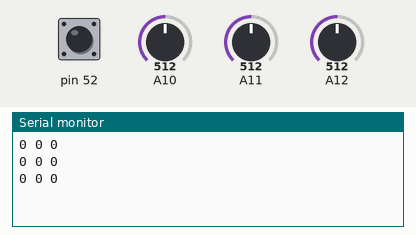
Recording of a sketch running on a simulated Arduino Mega 2560, built with avr-gcc and run on an emulated ATmega2560. On the bench: the last lines printed to the serial monitor. Inputs (shaded band) come from the test bench; at power-on: pin 52 HIGH, A10 = 512, A11 = 512, A12 = 512.

Above: at 1.3 s.
1.4 s: pin 52 pulled LOW for 0.6 s
At 1.9 s:
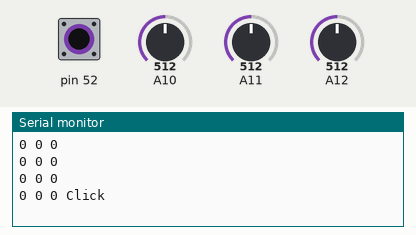
3.5 s: A10 set to 716
At 3.9 s:
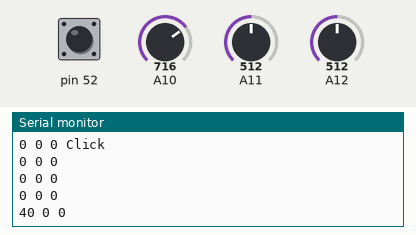
5.0 s: A11 set to 716
At 5.4 s:
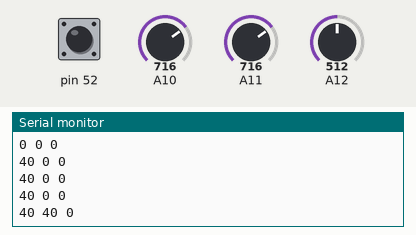
6.5 s: A12 set to 716
At 6.9 s:
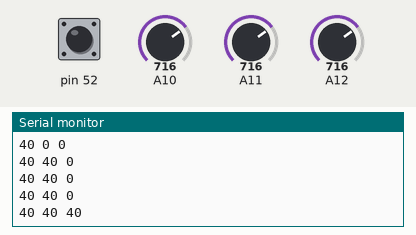
8.0 s: pin 52 pulled LOW for 1 s
At 8.4 s:
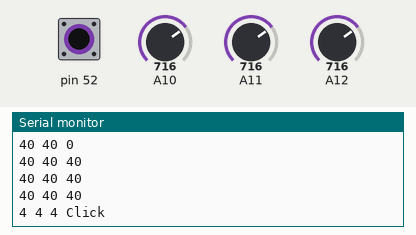
10.5 s: A10 set to 900
At 10.9 s:
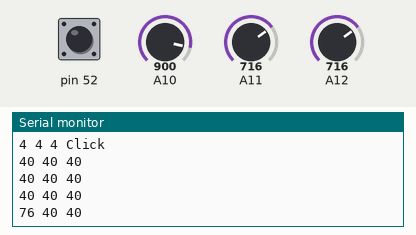
Timing chart, 0 to 13.0 s (numbered marks = the images above; inputs shaded):
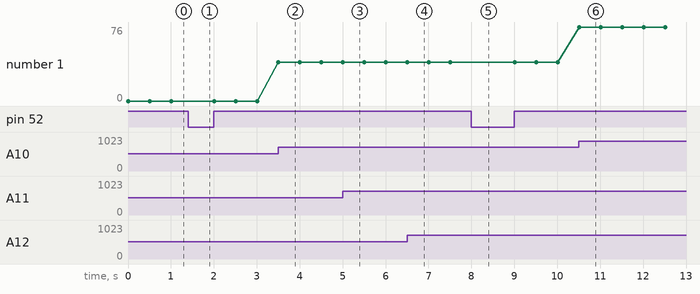

The sketch:

JoystickCalibration.ino
```cpp
void setup() {
  pinMode(52, INPUT_PULLUP);
  Serial.begin(57600);
}

int scale = 100;
int deadzone = 5;

void loop() {

  boolean button = !digitalRead(52);
  scale = button ? 10 : 100;
  deadzone = button ? 1 : 5;

  int x = analogRead(A10);
  int y = analogRead(A11);
  int z = analogRead(A12);

  int newX = adjust(x);
  int newY = adjust(y);
  int newZ = adjust(z);

  print(newX, newY, newZ, button);

  delay(500);

}

int adjust (int v) {
//  Serial.println(v);
  v = map(v, 5, 1020, -scale, scale);
  return v > deadzone || v < -deadzone ? v : 0;
}

void print(int x, int y, int z, boolean button) {
  Serial.print(x);
  Serial.print(" ");
  Serial.print(y);
  Serial.print(" ");
  Serial.print(z);
  Serial.println(button ? " Click" : "");
}
```

Measured:
- after the input at 1.4 s, the serial monitor: prints a new line after 0.10 s (image 1)
- after the input at 3.5 s, the serial monitor: prints a new line at once (image 2)
- after the input at 5.0 s, the serial monitor: prints a new line at once (image 3)
- after the input at 6.5 s, the serial monitor: prints a new line at once (image 4)
- after the input at 8.0 s, the serial monitor: prints a new line at once (image 5)
- after the input at 10.5 s, the serial monitor: prints a new line at once (image 6)
- plotted number 1: 0 → 40 after the input at 3.5 s, 40 → 76 after the input at 10.5 s
